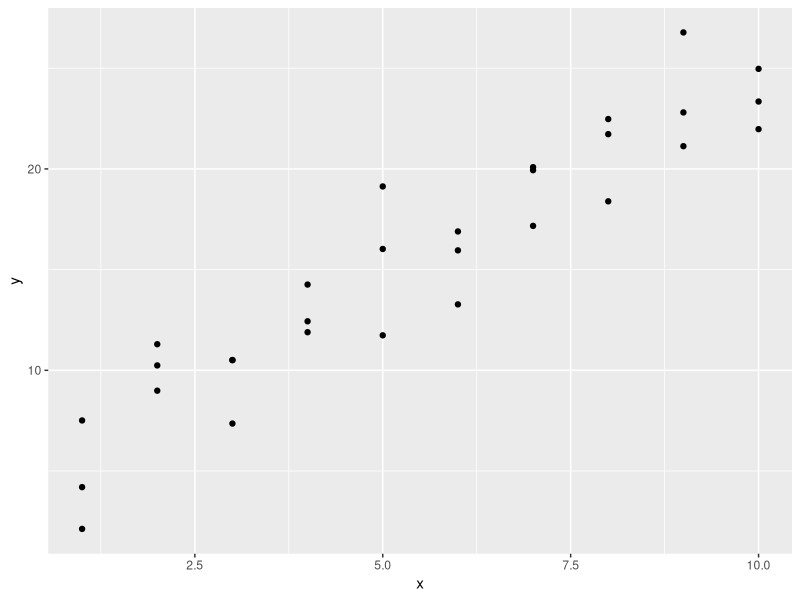
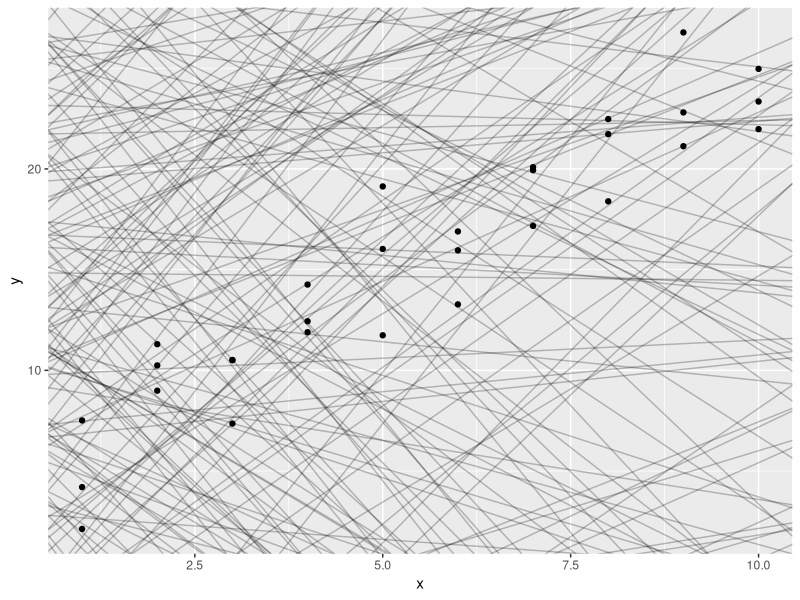
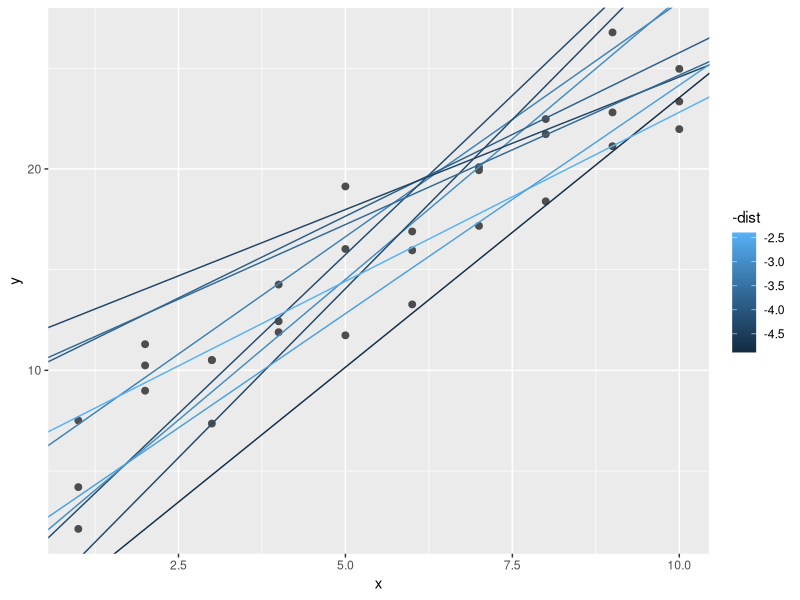
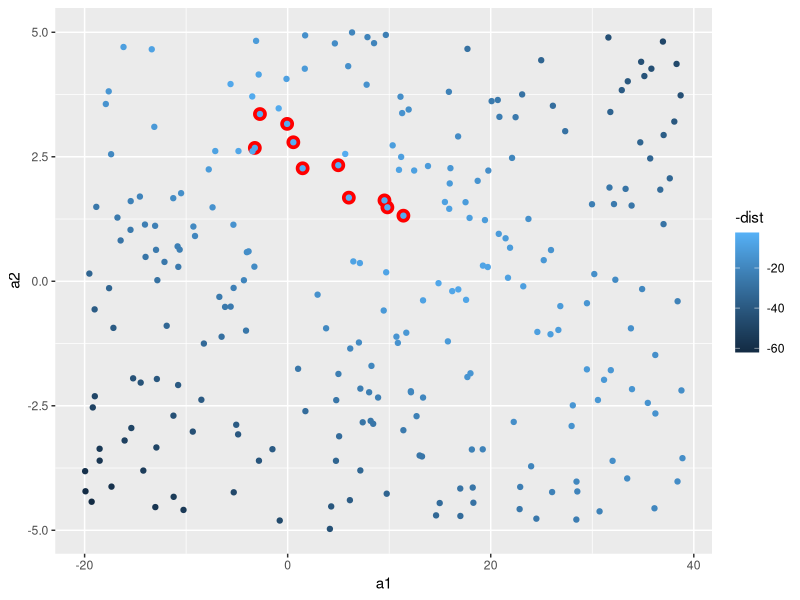
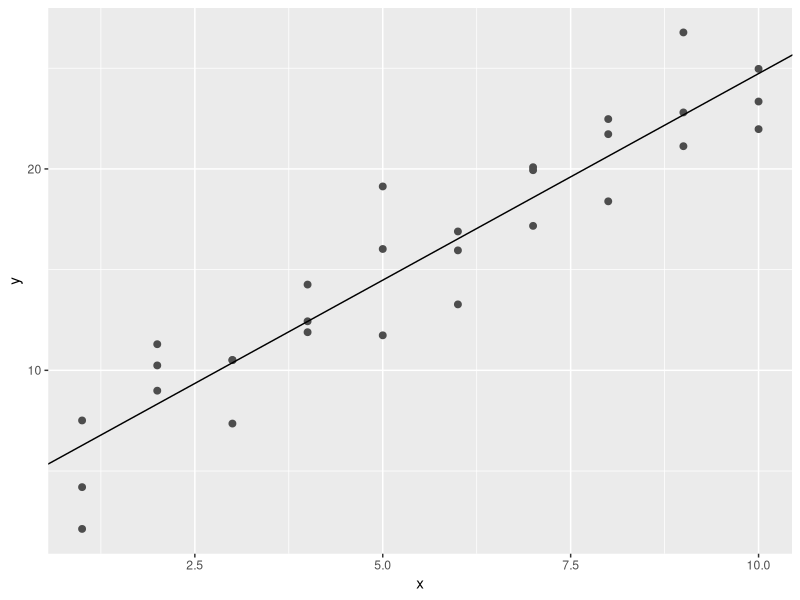

These figures' R source, in order:
## ---- chunk 1
knitr::opts_chunk$set(echo = TRUE)
## ---- chunk 2
library(tidyverse)
library(modelr)
options(na.action = na.warn)
## ---- chunk 3
ggplot(sim1, aes(x, y)) + geom_point()
## ---- chunk 4
models <- tibble(a1 = runif(250, -20, 40), a2 = runif(250, -5, 5))
ggplot(sim1, aes(x, y)) +
  geom_abline(aes(intercept = a1, slope = a2), data = models, alpha = 1/4) +
  geom_point()
## ---- chunk 5
model1 <- function(a, data) {
  a[1] + data$x * a[2]
}
model1(c(7, 1.5), sim1)
## ---- chunk 6
## RMSE
measure_distance <- function(mod, data) {
  diff <- data$y - model1(mod, data)
  sqrt(mean(diff ^2))
}
measure_distance(c(7, 1.5), sim1) 
## ---- chunk 7
sim1_dist <- function(a1, a2) {
  measure_distance(c(a1, a2), sim1)
}
models <- models %>% mutate(dist = purrr::map2_dbl(a1, a2, sim1_dist))
models
## ---- chunk 8
ggplot(sim1, aes(x, y)) + geom_point(size = 2, color = "grey30") +
  geom_abline(
    data = filter(models, rank(dist) <= 10),
    aes(intercept = a1, slope = a2, color = -dist)
  )
## ---- chunk 9
ggplot(models, aes(a1, a2)) +
  geom_point(data = filter(models, rank(dist) <= 10), size = 4, color = "red") +
  geom_point(aes(color = -dist))
## ---- chunk 10
best <- optim(c(0, 0), measure_distance, data = sim1)
best$par
ggplot(sim1, aes(x, y)) +
  geom_point(size = 2, color = "gray30") +
  geom_abline(intercept = best$par[1], slope = best$par[2])
## ---- chunk 11
sim1_mod <- lm(y ~ x, data = sim1)
coef(sim1_mod)
